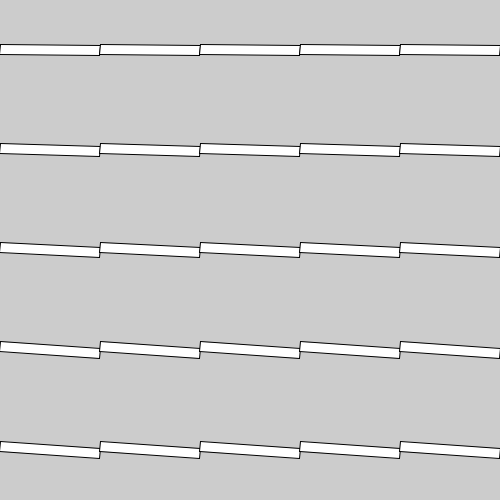
Frame 1 (no input)
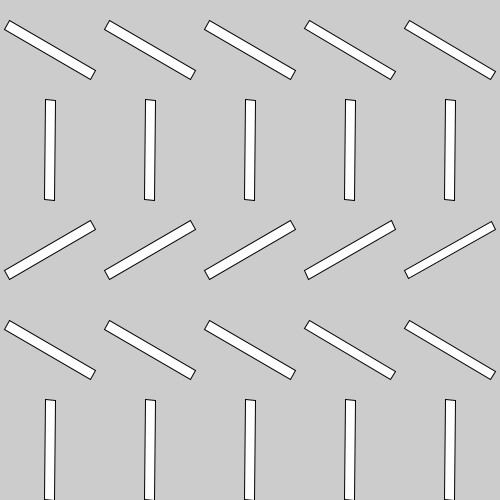
Frame 60 (the mouse pressed at the canvas centre just before this capture)
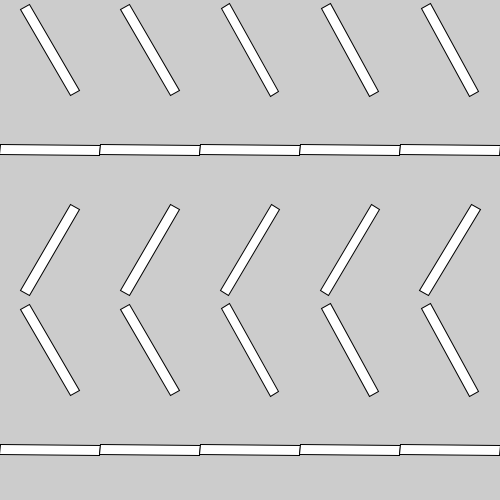
Frame 120 (the mouse held since frame 60 and released just before this capture)

The Processing sketch that drew these frames (run headless with seeded random() and noise(); from frame 60 on, the mouse is pressed at the canvas centre):

// Processing sketch: week05_7b_many_pushMatrix_popMatrix
// ── week05_7b_many_pushMatrix_popMatrix.pde
// week05_7b_many_pushMatrix_popMatrix
void setup(){
  size(500, 500);
}
void draw(){
  background(204);
  for(int x = 50; x<500; x += 100){ // 每個距離100
    for(int y = 50; y<500; y += 100){ // 每個距離100
      pushMatrix(); // 今天的主角(在圖學裡, 會往右縮排)
        translate(x, y); // 移到對應的 x, y 座標位置
        float a = (y*500+x)/50000.0;
        rotate(radians(frameCount)*a); // 旋轉中的
        rect(-50, -5, 100, 10); // 長度100的棒子
      popMatrix(); // 今天的主角
    }
  }
}
